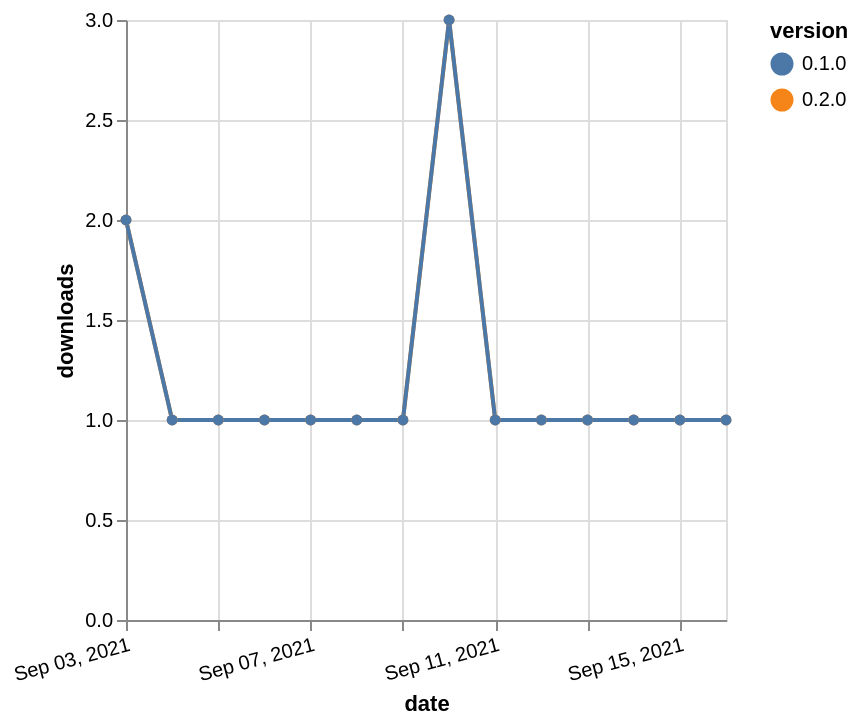

Source (Vega-Lite JSON):
### Vega-Lite specification from a JSON file in a GitHub repository (floating-point values rounded to 4 significant figures)
{"$schema": "https://vega.github.io/schema/vega-lite/v5.json", "description": "A simple bar chart with embedded data.", "data": {"values": [{"date": "2021-09-03", "total": 132, "delta": 2, "version": "0.2.0"}, {"date": "2021-09-04", "total": 133, "delta": 1, "version": "0.2.0"}, {"date": "2021-09-05", "total": 134, "delta": 1, "version": "0.2.0"}, {"date": "2021-09-06", "total": 135, "delta": 1, "version": "0.2.0"}, {"date": "2021-09-07", "total": 136, "delta": 1, "version": "0.2.0"}, {"date": "2021-09-08", "total": 137, "delta": 1, "version": "0.2.0"}, {"date": "2021-09-09", "total": 138, "delta": 1, "version": "0.2.0"}, {"date": "2021-09-10", "total": 141, "delta": 3, "version": "0.2.0"}, {"date": "2021-09-11", "total": 142, "delta": 1, "version": "0.2.0"}, {"date": "2021-09-12", "total": 143, "delta": 1, "version": "0.2.0"}, {"date": "2021-09-13", "total": 144, "delta": 1, "version": "0.2.0"}, {"date": "2021-09-14", "total": 145, "delta": 1, "version": "0.2.0"}, {"date": "2021-09-15", "total": 146, "delta": 1, "version": "0.2.0"}, {"date": "2021-09-16", "total": 147, "delta": 1, "version": "0.2.0"}, {"date": "2021-09-03", "total": 237, "delta": 2, "version": "0.1.0"}, {"date": "2021-09-04", "total": 238, "delta": 1, "version": "0.1.0"}, {"date": "2021-09-05", "total": 239, "delta": 1, "version": "0.1.0"}, {"date": "2021-09-06", "total": 240, "delta": 1, "version": "0.1.0"}, {"date": "2021-09-07", "total": 241, "delta": 1, "version": "0.1.0"}, {"date": "2021-09-08", "total": 242, "delta": 1, "version": "0.1.0"}, {"date": "2021-09-09", "total": 243, "delta": 1, "version": "0.1.0"}, {"date": "2021-09-10", "total": 246, "delta": 3, "version": "0.1.0"}, {"date": "2021-09-11", "total": 247, "delta": 1, "version": "0.1.0"}, {"date": "2021-09-12", "total": 248, "delta": 1, "version": "0.1.0"}, {"date": "2021-09-13", "total": 249, "delta": 1, "version": "0.1.0"}, {"date": "2021-09-14", "total": 250, "delta": 1, "version": "0.1.0"}, {"date": "2021-09-15", "total": 251, "delta": 1, "version": "0.1.0"}, {"date": "2021-09-16", "total": 252, "delta": 1, "version": "0.1.0"}]}, "width": "container", "mark": {"type": "line", "point": {"filled": true}}, "encoding": {"x": {"field": "date", "type": "temporal", "timeUnit": "yearmonthdate", "title": "date", "axis": {"labelAngle": -15}}, "y": {"field": "delta", "type": "quantitative", "title": "downloads"}, "color": {"field": "version", "type": "nominal"}, "tooltip": {"field": "delta"}}}
